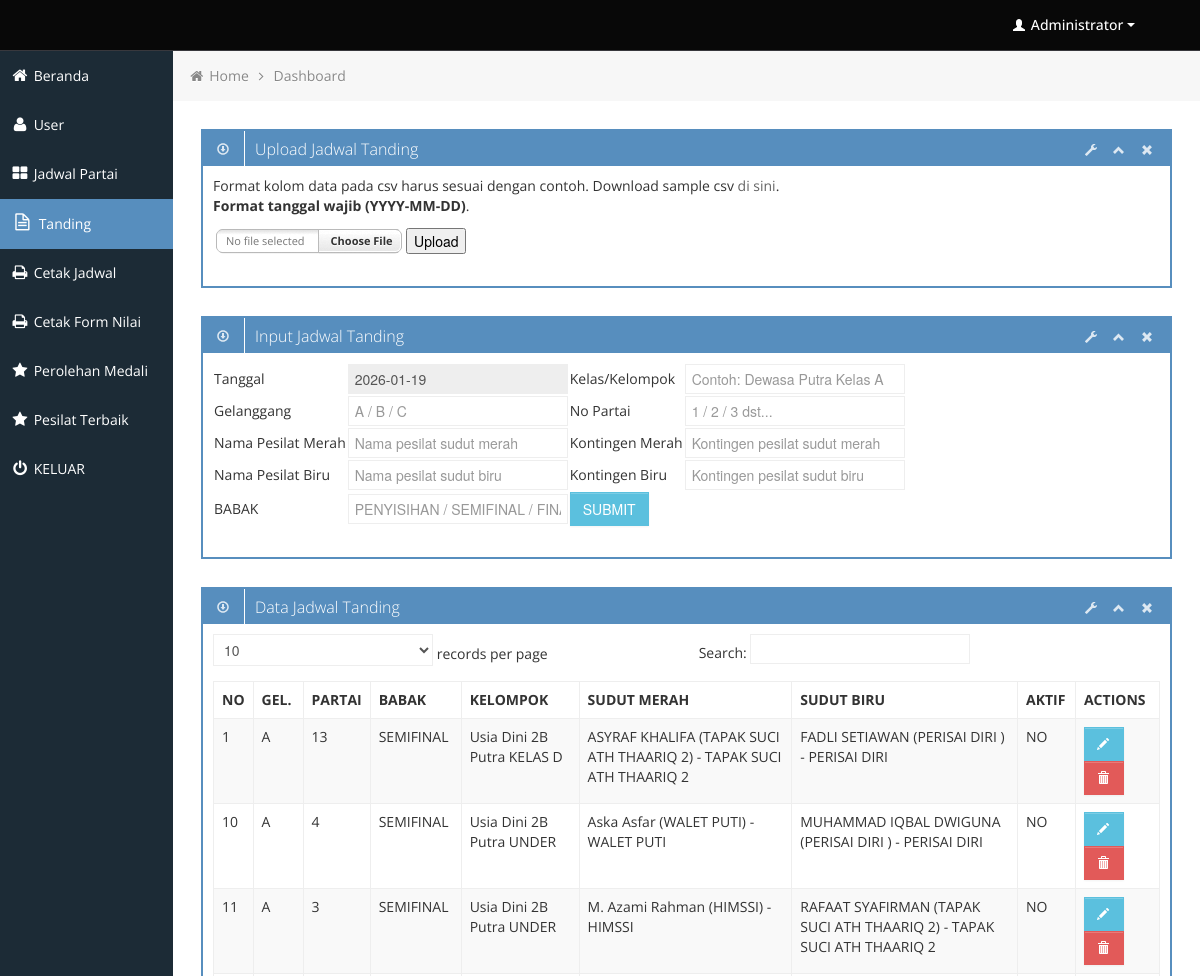
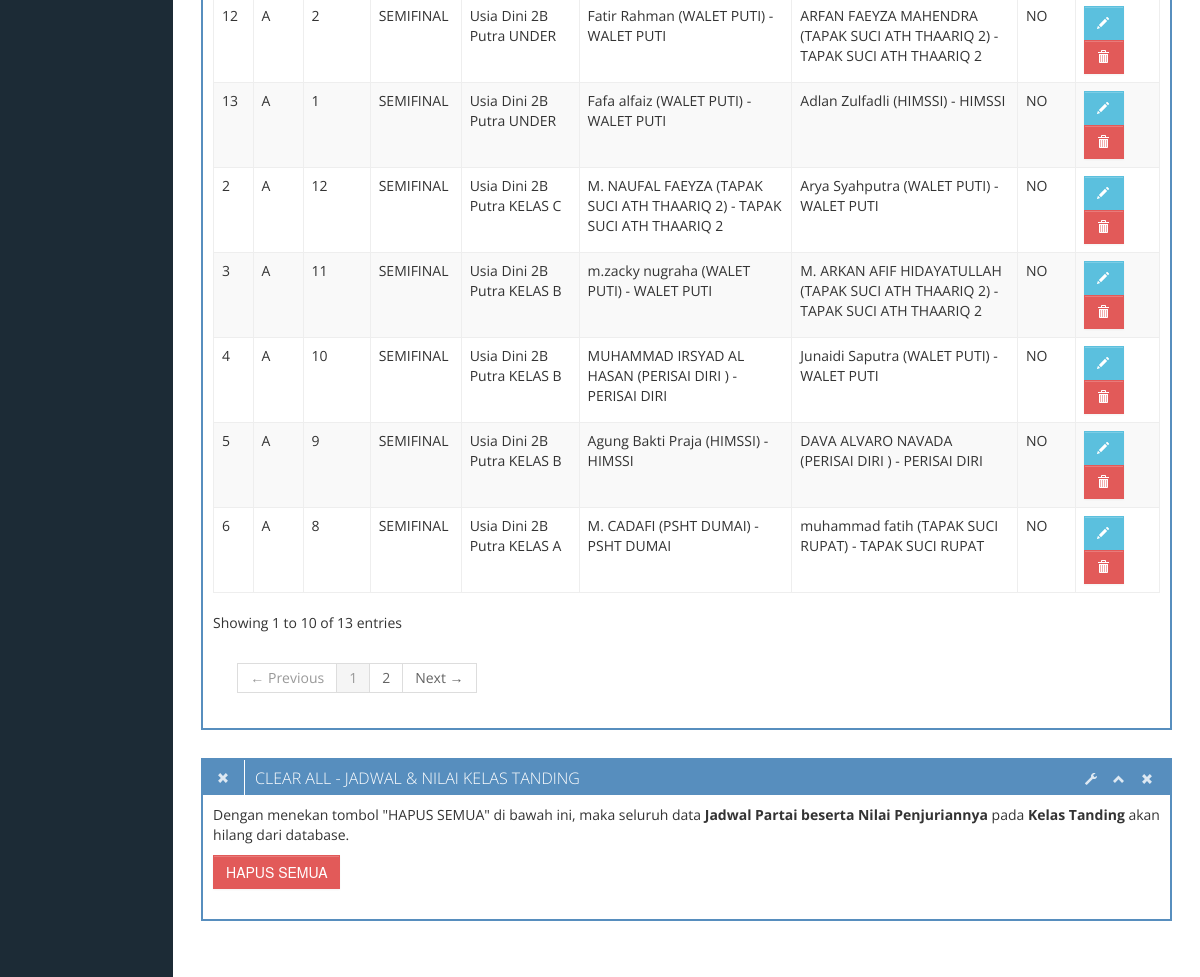
Page /backend/jadwal_partai_tanding.php (signed in) on the committed database (2 pictures, top to bottom).
### tables this page shows
CREATE TABLE `jadwal_tanding` (
  `id_partai` int(11) NOT NULL,
  `tgl` date NOT NULL,
  `kelas` varchar(55) NOT NULL,
  `gelanggang` varchar(2) NOT NULL,
  `partai` varchar(4) NOT NULL,
  `nm_biru` varchar(55) NOT NULL,
  `kontingen_biru` varchar(55) NOT NULL,
  `nm_merah` varchar(55) NOT NULL,
  `kontingen_merah` varchar(55) NOT NULL,
  `status` varchar(55) NOT NULL DEFAULT '-',
  `skor_biru` int(11) DEFAULT NULL,
  `skor_merah` int(11) DEFAULT NULL,
  `pemenang` varchar(150) NOT NULL DEFAULT '-',
  `babak` varchar(55) DEFAULT NULL,
  `id_bagan` int(11) DEFAULT NULL,
  `bagan` varchar(255) DEFAULT NULL,
  `medali` varchar(2) NOT NULL DEFAULT '0',
  `aktif` varchar(2) NOT NULL DEFAULT '0',
  `grup` varchar(255) DEFAULT NULL
);

### backend/jadwal_partai_tanding.php (the view, shortened to what this page needs)
<?php
	include("includes/connection.php");
	$sqljadwal = "SELECT * FROM jadwal_tanding ORDER BY id_partai DESC";
	$jadwal_tanding = mysqli_query($koneksi,$sqljadwal);
?>
			<div class="row-fluid sortable">
				<div class="box span12">
					<div class="box-header" data-original-title>
						<h2><i class="halflings-icon white download"></i><span class="break"></span>Upload Jadwal Tanding</h2>
						<div class="box-icon">
							<a href="#" class="btn-setting"><i class="halflings-icon white wrench"></i></a>
							<a href="#" class="btn-minimize"><i class="halflings-icon white chevron-up"></i></a>
							<a href="#" class="btn-close"><i class="halflings-icon white remove"></i></a>
						</div>
					</div>
					<div class="box-content">
						<?php
						if (isset($_POST['submit'])) {
									if (is_uploaded_file($_FILES['filename']['tmp_name'])) {
										echo "<h1>" . "File ". $_FILES['filename']['name'] ." Berhasil di Upload" . "</h1>";
										echo "<h2>Menampilkan Hasil Upload:</h2>";
										readfile($_FILES['filename']['tmp_name']);
									}
									$handle = fopen($_FILES['filename']['tmp_name'], "r");
									while (($data = fgetcsv($handle, 1000, ",")) !== FALSE) {
										$import = "INSERT into jadwal_tanding (id_partai, tgl, kelas, gelanggang, partai, nm_merah, kontingen_merah,
																				nm_biru, kontingen_biru,babak)
													VALUES (NULL,'$data[0]','$data[1]','$data[2]','$data[3]','$data[4]','$data[5]',
																'$data[6]','$data[7]','$data[8]')";
										mysqli_query($koneksi,$import) or die(mysqli_error($koneksi));
									}
									fclose($handle);
									echo "<br><strong>Import data selesai.</strong>";
							}else {
						?>
						<form enctype='multipart/form-data' action='' method='post'>
							<p>
								Format kolom data pada csv harus sesuai dengan contoh.
								Download sample csv <A HREF="sample_jadwal.csv">di sini</A>.
								<br><strong>Format tanggal wajib (YYYY-MM-DD)</strong>.
							</p>
							<table>
								<tr>
									<td>
									</td>
									<td><input type='submit' name='submit' value='Upload'></td>
								</tr>
							</table>
						</form>
						<?php }
						?>
					</div>
				</div>
			</div>
			<div class="row-fluid sortable">
				<div class="box span12">
					<div class="box-header" data-original-title>
						<h2><i class="halflings-icon white download"></i><span class="break"></span>Input Jadwal Tanding</h2>
						<div class="box-icon">
							<a href="#" class="btn-setting"><i class="halflings-icon white wrench"></i></a>
							<a href="#" class="btn-minimize"><i class="halflings-icon white chevron-up"></i></a>
							<a href="#" class="btn-close"><i class="halflings-icon white remove"></i></a>
						</div>
					</div>
					<div class="box-content">
						<form class="form-horizontal" method="post" action="do_post_jadwal_tanding.php">
							<table>
								<tr>
									<td>Tanggal</td>
									<td>
										<input type="text" name="tanggal_display" value="<?php echo date('Y-m-d'); ?>" readonly>
									</td>
									<td>Kelas/Kelompok</td>
									<td><input type="text" name="kelas" id="kelas" maxlength="35" placeholder="Contoh: Dewasa Putra Kelas A"></td>
								</tr>
								<tr>
									<td>Gelanggang</td>
									<td><input type="text" name="gelanggang" id="gelanggang" maxlength="35" placeholder="A / B / C"></td>
									<td>No Partai</td>
									<td><input type="text" name="nopartai" id="nopartai" maxlength="35" placeholder="1 / 2 / 3 dst..."></td>
								</tr>
								<tr>
									<td>Nama Pesilat Merah</td>
									<td><input type="text" name="nm_merah" id="nm_merah" maxlength="55" placeholder="Nama pesilat sudut merah"></td>
									<td>Kontingen Merah</td>
									<td><input type="text" name="kont_merah" id="kont_merah" maxlength="55" placeholder="Kontingen pesilat sudut merah"></td>
								</tr>
								<tr>
									<td>Nama Pesilat Biru</td>
									<td><input type="text" name="nm_biru" id="nm_biru" maxlength="55" placeholder="Nama pesilat sudut biru"></td>
									<td>Kontingen Biru</td>
									<td><input type="text" name="kont_biru" id="kont_biru" maxlength="55" placeholder="Kontingen pesilat sudut biru"></td>
								</tr>
								<tr>
									<td>BABAK</td>
									<td><input type="text" name="babak" id="babak" maxlength="55" placeholder="PENYISIHAN / SEMIFINAL / FINAL"></td>
									<td colspan="2"><input type="submit" class="btn btn-info" value="SUBMIT"></td>
								</tr>
							</table>
						</form>
					</div>
				</div>
			</div>
			<div class="row-fluid sortable">
				<div class="box span12">
					<div class="box-header" data-original-title>
						<h2><i class="halflings-icon white download"></i><span class="break"></span>Data Jadwal Tanding</h2>
						<div class="box-icon">
							<a href="#" class="btn-setting"><i class="halflings-icon white wrench"></i></a>
							<a href="#" class="btn-minimize"><i class="halflings-icon white chevron-up"></i></a>
							<a href="#" class="btn-close"><i class="halflings-icon white remove"></i></a>
						</div>
					</div>
					<div class="box-content">
						<table class="table table-striped table-bordered bootstrap-datatable datatable">
						<thead>
							<tr>
								<th>NO</th>
								<th>GEL.</th>
								<th>PARTAI</th>
								<th>BABAK</th>
								<th>KELOMPOK</th>
								<th>SUDUT MERAH</th>
								<th>SUDUT BIRU</th>
								<th>AKTIF</th>
								<th>ACTIONS</th>
							</tr>
						</thead>
						<tbody>
							<?php $no=0; while($jadwal = mysqli_fetch_array($jadwal_tanding)) { $no++;?>
							<tr>
								<td><?php echo $no; ?></td>
								<td><?php echo $jadwal['gelanggang']; ?></td>
								<td><?php echo $jadwal['partai']; ?></td>
								<td><?php echo $jadwal['babak']; ?></td>
								<td><?php echo $jadwal['kelas']; ?></td>
								<td><?php echo $jadwal['nm_merah']." - ".$jadwal['kontingen_merah']; ?></td>
								<td><?php echo $jadwal['nm_biru']." - ".$jadwal['kontingen_biru']; ?></td>
								<td>
									<?php
										if($jadwal['aktif']=='0') {
											echo "NO";
										} else {
											echo "YES";
										}
									?>
								</td>
								<td class="center">
									<a class="btn btn-info" href="edit_partai.php?id_partai=<?php echo $jadwal['id_partai']; ?>">
										<i class="halflings-icon white pencil"></i>
									</a>
									<a class="btn btn-danger" onclick="return confirmDel()" href="del_partai.php?id_partai=<?php echo $jadwal['id_partai'];?>">
										<i class="halflings-icon white trash"></i>
									</a>
								</td>
							</tr>
							<?php } ?>
						</tbody>
						</table>
					</div>
				</div>
			</div>
<div class="row-fluid sortable">
	<div class="box span12">
		<div class="box-header" data-original-title>
			<h2><i class="halflings-icon white remove"></i><span class="break"></span>CLEAR ALL - JADWAL & NILAI KELAS TANDING</h2>
			<div class="box-icon">
				<a href="#" class="btn-setting"><i class="halflings-icon white wrench"></i></a>
				<a href="#" class="btn-minimize"><i class="halflings-icon white chevron-up"></i></a>
				<a href="#" class="btn-close"><i class="halflings-icon white remove"></i></a>
			</div>
		</div>
		<div class="box-content">
			<form class="form-horizontal" method="post" action="do_clear_jadwal_tanding.php">
				<p>Dengan menekan tombol "HAPUS SEMUA" di bawah ini, maka seluruh data <b>Jadwal Partai beserta Nilai Penjuriannya</b> pada <b>Kelas Tanding</b> akan hilang dari database.</p>
				<input type="submit" onclick="return confirmDel()" class="btn btn-danger" value="HAPUS SEMUA">
			</form>
		</div>
	</div>
</div>

### backend/css/style.css (style rules this page uses)
body { background: #F5F5F5; color: #333; border: none; font-family: 'Open Sans', sans-serif; font-weight: 400; }
a { color: #646464; }
h2 { font-size: 16px; line-height: 16px; }
.box { border: 2px solid #578EBE; background: #fff !important; margin-bottom: 28px; }
.box-header { height: 16px; font-size: 16px; line-height: 16px; padding: 10px; background: #578EBE; -webkit-box-shadow: none; -moz-box-shadow: none; box-shadow: none; overflow: hidden; }
.box-header h2 { float:left; margin-top: 0px; font-weight: 300; }
.box-header .box-icon, .box-header h2 { color:#fff; }
.box-header h2 i { margin: 0px 3px 0px 4px; opacity: .8; filter: alpha(opacity=80); -ms-filter:"progid:DXImageTransform.Microsoft.Alpha(Opacity=80)"; }
.box-header .box-icon { float:right; margin-top: 1px; }
.box-header .box-icon i { -webkit-transition: all 0.1s ease-in-out; -moz-transition: all 0.1s ease-in-out; -o-transition: all 0.1s ease-in-out; -ms-transition: all 0.1s ease-in-out; transition: all 0.1s ease-in-out; opacity: .8; filter: alpha(opacity=80); -ms-filter:"progid:DXImageTransform.Microsoft.Alpha(Opacity=80)"; }
.box-header .box-icon a { margin: 0px 5px; }
.box-content { position: relative; z-index: 50; margin-top: -1px; padding: 10px; background: #fff !important; }
.btn { display: inline-block; padding: 6px 12px; margin-bottom: 0; font-size: 14px; font-weight: 500; line-height: 20px; text-align: center; white-space: nowrap; vertical-align: middle; cursor: pointer; border: 1px solid #a7a9aa; -webkit-border-radius: 0px !important; border-radius: 0px !important; }
.btn i { margin-top: 2px; }
.btn { color: #ffffff; background-color: #a7a9aa; border-color: #a7a9aa; background-image: none; filter: none; text-shadow: none; }
.btn-danger { background-color: #E25A59; border-color: #E25A59; }
.btn-info { background-color: #5bc0de; border-color: #5bc0de; }
.table th, .table td { border-top: 1px solid #eee; }
.table-bordered { border-color: #eee; -webkit-border-radius: 0px !important; -moz-border-radius: 0px !important; border-radius: 0px !important; }
.table-bordered th, .table-bordered td { border-left: 1px solid #eee; }
.table-bordered thead:first-child tr:first-child > th:first-child, .table-bordered tbody:first-child tr:first-child > td:first-child, .table-bordered tbody:first-child tr:first-child > th:first-child { -webkit-border-radius: 0px !important; -moz-border-radius: 0px !important; border-radius: 0px !important; }
.table-bordered thead:first-child tr:first-child > th:last-child, .table-bordered tbody:first-child tr:first-child > td:last-child, .table-bordered tbody:first-child tr:first-child > th:last-child { -webkit-border-radius: 0px !important; -moz-border-radius: 0px !important; border-radius: 0px !important; }
.table-bordered thead:last-child tr:last-child > th:first-child, .table-bordered tbody:last-child tr:last-child > td:first-child, .table-bordered tbody:last-child tr:last-child > th:first-child, .table-bordered tfoot:last-child tr:last-child > td:first-child, .table-bordered tfoot:last-child tr:last-child > th:first-child { -webkit-border-radius: 0px !important; -moz-border-radius: 0px !important; border-radius: 0px !important; }
.table-bordered thead:last-child tr:last-child > th:last-child, .table-bordered tbody:last-child tr:last-child > td:last-child, .table-bordered tbody:last-child tr:last-child > th:last-child, .table-bordered tfoot:last-child tr:last-child > td:last-child, .table-bordered tfoot:last-child tr:last-child > th:last-child { -webkit-border-radius: 0px !important; -moz-border-radius: 0px !important; border-radius: 0px !important; }

### backend/css/halflings.css (style rules this page uses)
html, html .halflings { -webkit-font-smoothing: antialiased !important; }
.halflings-icon { display: inline-block; width: 14px; height: 14px; line-height: 14px; vertical-align: text-top; background-image: url(../img/glyphicons_halflings.svg); background-position: 0 0; background-repeat: no-repeat; vertical-align: top; *display: inline; *zoom: 1; *margin-right: .3em; }
.halflings-icon.white { background-image: url(../img/glyphicons_halflings-white.svg); }
.halflings-icon.remove { background-position: -312px 0; }
.halflings-icon.trash { background-position: -456px 0; }
.halflings-icon.download { background-position: -120px -24px; }
.halflings-icon.pencil { background-position: 0 -72px; }
.halflings-icon.chevron-up { background-position: -288px -120px; }
.halflings-icon.wrench { background-position: -360px -144px; }

### rows in the picture
jadwal_tanding: gelanggang "A", partai "13", babak "SEMIFINAL", kelas "Usia Dini 2B Putra KELAS D", nm_merah "ASYRAF KHALIFA (TAPAK SUCI ATH THAARIQ 2)", kontingen_merah "TAPAK SUCI ATH THAARIQ 2", nm_biru "FADLI SETIAWAN (PERISAI DIRI )", kontingen_biru "PERISAI DIRI", aktif "NO"
jadwal_tanding: gelanggang "A", partai "12", babak "SEMIFINAL", kelas "Usia Dini 2B Putra KELAS C", nm_merah "M. NAUFAL FAEYZA (TAPAK SUCI ATH THAARIQ 2)", kontingen_merah "TAPAK SUCI ATH THAARIQ 2", nm_biru "Arya Syahputra (WALET PUTI)", kontingen_biru "WALET PUTI", aktif "NO"
jadwal_tanding: gelanggang "A", partai "11", babak "SEMIFINAL", kelas "Usia Dini 2B Putra KELAS B", nm_merah "m.zacky nugraha (WALET PUTI)", kontingen_merah "WALET PUTI", nm_biru "M. ARKAN AFIF HIDAYATULLAH (TAPAK SUCI ATH THAARIQ 2)", kontingen_biru "TAPAK SUCI ATH THAARIQ 2", aktif "NO"
jadwal_tanding: gelanggang "A", partai "10", babak "SEMIFINAL", kelas "Usia Dini 2B Putra KELAS B", nm_merah "MUHAMMAD IRSYAD AL HASAN (PERISAI DIRI )", kontingen_merah "PERISAI DIRI", nm_biru "Junaidi Saputra (WALET PUTI)", kontingen_biru "WALET PUTI", aktif "NO"
jadwal_tanding: gelanggang "A", partai "9", babak "SEMIFINAL", kelas "Usia Dini 2B Putra KELAS B", nm_merah "Agung Bakti Praja (HIMSSI)", kontingen_merah "HIMSSI", nm_biru "DAVA ALVARO NAVADA (PERISAI DIRI )", kontingen_biru "PERISAI DIRI", aktif "NO"
jadwal_tanding: gelanggang "A", partai "8", babak "SEMIFINAL", kelas "Usia Dini 2B Putra KELAS A", nm_merah "M. CADAFI (PSHT DUMAI)", kontingen_merah "PSHT DUMAI", nm_biru "muhammad fatih (TAPAK SUCI RUPAT)", kontingen_biru "TAPAK SUCI RUPAT", aktif "NO"
jadwal_tanding: gelanggang "A", partai "4", babak "SEMIFINAL", kelas "Usia Dini 2B Putra UNDER", nm_merah "Aska Asfar (WALET PUTI)", kontingen_merah "WALET PUTI", nm_biru "MUHAMMAD IQBAL DWIGUNA (PERISAI DIRI )", kontingen_biru "PERISAI DIRI", aktif "NO"
jadwal_tanding: gelanggang "A", partai "3", babak "SEMIFINAL", kelas "Usia Dini 2B Putra UNDER", nm_merah "M. Azami Rahman (HIMSSI)", kontingen_merah "HIMSSI", nm_biru "RAFAAT SYAFIRMAN (TAPAK SUCI ATH THAARIQ 2)", kontingen_biru "TAPAK SUCI ATH THAARIQ 2", aktif "NO"
jadwal_tanding: gelanggang "A", partai "2", babak "SEMIFINAL", kelas "Usia Dini 2B Putra UNDER", nm_merah "Fatir Rahman (WALET PUTI)", kontingen_merah "WALET PUTI", nm_biru "ARFAN FAEYZA MAHENDRA (TAPAK SUCI ATH THAARIQ 2)", kontingen_biru "TAPAK SUCI ATH THAARIQ 2", aktif "NO"
jadwal_tanding: gelanggang "A", partai "1", babak "SEMIFINAL", kelas "Usia Dini 2B Putra UNDER", nm_merah "Fafa alfaiz (WALET PUTI)", kontingen_merah "WALET PUTI", nm_biru "Adlan Zulfadli (HIMSSI)", kontingen_biru "HIMSSI", aktif "NO"
